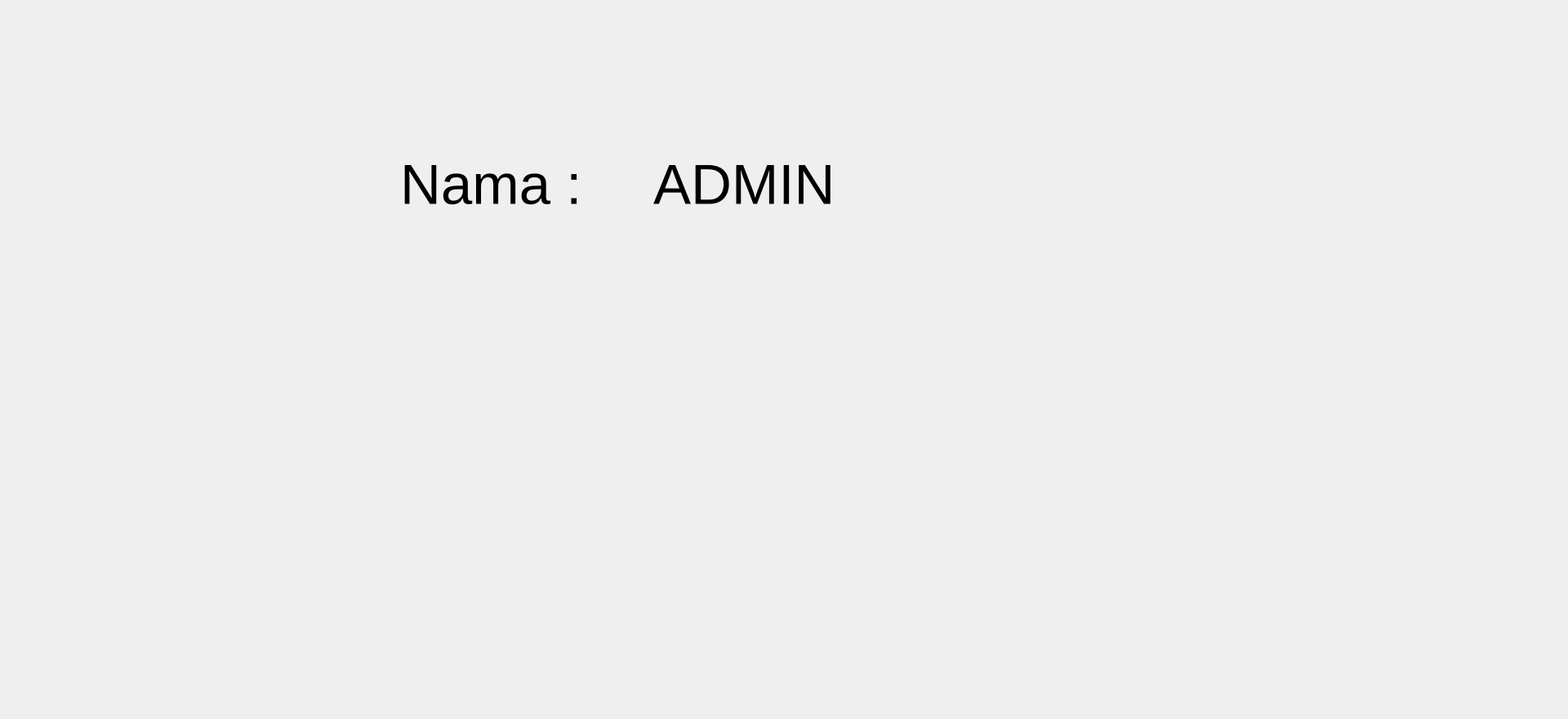
<?xml version="1.0" encoding="UTF-8"?>
<ui version="4.0">
 <class>MainWindow</class>
 <widget class="QMainWindow" name="MainWindow">
  <property name="geometry">
   <rect>
    <x>0</x>
    <y>0</y>
    <width>1920</width>
    <height>880</height>
   </rect>
  </property>
  <property name="windowTitle">
   <string>MainWindow</string>
  </property>
  <widget class="QWidget" name="centralwidget">
   <widget class="QLabel" name="label">
    <property name="geometry">
     <rect>
      <x>-10</x>
      <y>0</y>
      <width>431</width>
      <height>481</height>
     </rect>
    </property>
    <property name="minimumSize">
     <size>
      <width>0</width>
      <height>481</height>
     </size>
    </property>
    <property name="maximumSize">
     <size>
      <width>511</width>
      <height>16777215</height>
     </size>
    </property>
    <property name="text">
     <string>&lt;html&gt;&lt;head/&gt;&lt;body&gt;&lt;p&gt;&lt;img src=&quot;:/image_user_admin/img/profil_default.png&quot;/&gt;&lt;/p&gt;&lt;/body&gt;&lt;/html&gt;</string>
    </property>
   </widget>
   <widget class="QLabel" name="label_2">
    <property name="geometry">
     <rect>
      <x>490</x>
      <y>110</y>
      <width>341</width>
      <height>231</height>
     </rect>
    </property>
    <property name="font">
     <font>
      <pointsize>52</pointsize>
     </font>
    </property>
    <property name="text">
     <string>Nama : </string>
    </property>
   </widget>
   <widget class="QLabel" name="nama_admin">
    <property name="geometry">
     <rect>
      <x>800</x>
      <y>110</y>
      <width>341</width>
      <height>231</height>
     </rect>
    </property>
    <property name="font">
     <font>
      <pointsize>52</pointsize>
     </font>
    </property>
    <property name="text">
     <string>ADMIN</string>
    </property>
   </widget>
  </widget>
 </widget>
 <resources>
  <include location="mainpage.qrc"/>
 </resources>
 <connections/>
</ui>
